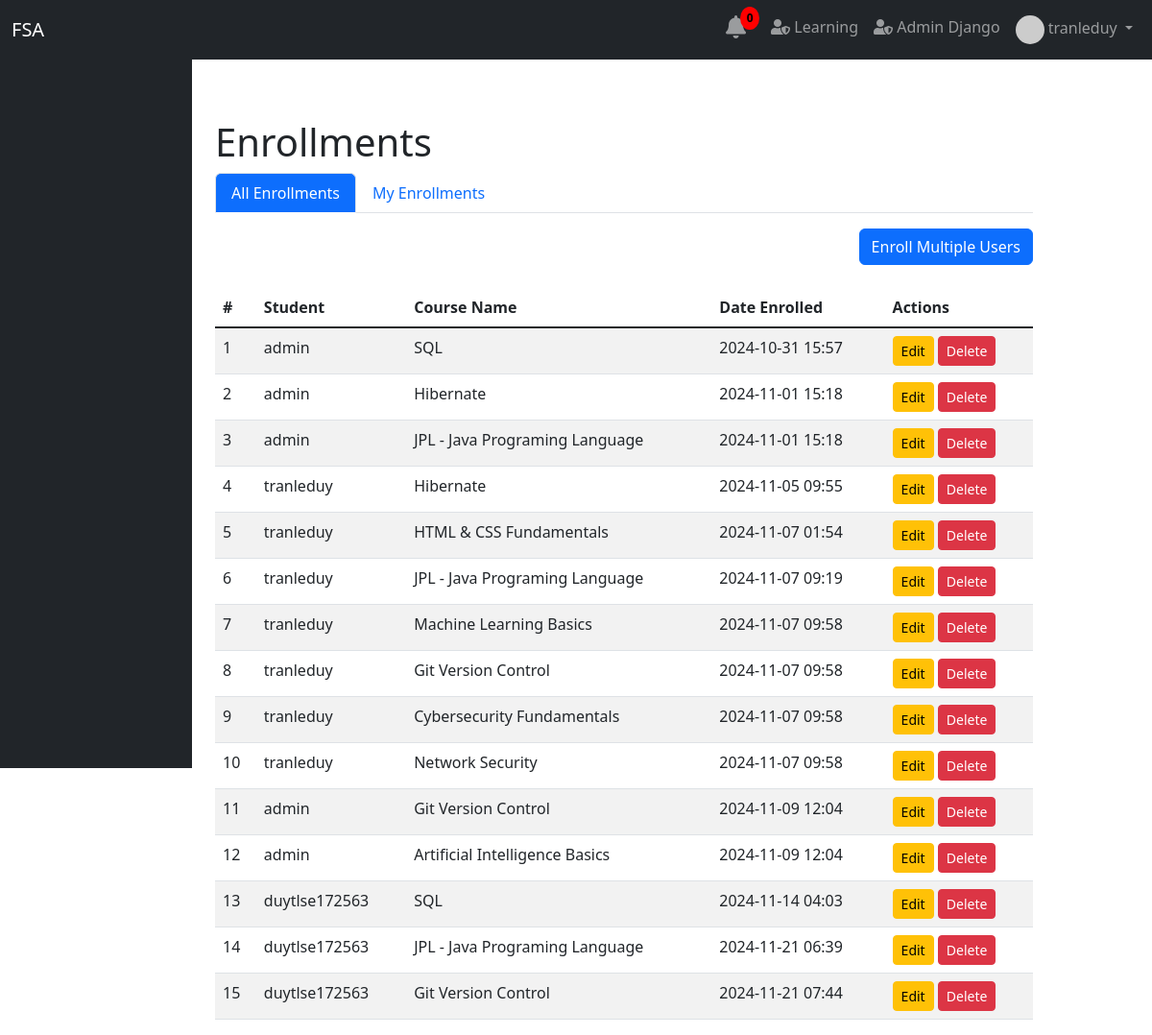
Page /group_enrollment/admin/enrollments/ (signed in) on the committed database.
### user/models.py (models this page shows)
class User(AbstractUser):
    date_joined = models.DateTimeField(auto_now_add=True)
    training_programs = models.ManyToManyField(TrainingProgram, blank=True)
    modules = models.ManyToManyField(Module, related_name='assigned_users', blank=True)
    groups = models.ManyToManyField(
        Group,
        blank=True,
        help_text='The groups this user belongs to.',
        verbose_name='groups',
        related_name='custom_user_groups',
    )
    user_permissions = models.ManyToManyField(
        Permission,
        blank=True,
        help_text='Specific permissions for this user.',
        verbose_name='user permissions',
        related_name='custom_user_permissions',
    )

### course/models.py (models this page shows, shortened)
class Enrollment(models.Model):
    student = models.ForeignKey(settings.AUTH_USER_MODEL, on_delete=models.CASCADE, related_name='enrollments')
    course = models.ForeignKey(Course, on_delete=models.CASCADE, related_name='enrollments')
    date_enrolled = models.DateTimeField(auto_now_add=True)
    date_unenrolled = models.DateTimeField(null=True, blank=True)
    is_active = models.BooleanField(default=True)
    class Meta:
        unique_together = ('student', 'course')

class Course(models.Model):
    course_name = models.CharField(max_length=255, unique=True)
    course_code = models.CharField(max_length=20, unique=True, blank=True, null=True)
    description = models.TextField(blank=True, null=True)
    creator = models.ForeignKey(settings.AUTH_USER_MODEL, on_delete=models.SET_NULL, null=True, blank=True, related_name='created_courses')
    instructor = models.ForeignKey(settings.AUTH_USER_MODEL, on_delete=models.SET_NULL, null=True, blank=True, related_name='taught_courses')
    published = models.BooleanField(default=False)
    prerequisites = models.ManyToManyField('self', symmetrical=False, blank=True, related_name='is_prerequisite_for')
    tags = models.ManyToManyField('Tag', blank=True, related_name='courses')
    image = models.ImageField(upload_to='course_images/', null=True, blank=True)
    price = models.FloatField(default=0)  # Thêm giá trị mặc định nếu cần
    discount = models.FloatField(default=0)

### group_enrollment/views.py (the view)
# urls.py: path('admin/enrollments/', views.enrollment_list_admin, name='admin_enrollment_list'),
@user_passes_test(lambda u: u.is_superuser)  # Restrict access to superusers only
def enrollment_list_admin(request):
    enrollments = Enrollment.objects.filter(student=request.user)
    all_enrollments = Enrollment.objects.all()  # Fetch all enrollments for admin view
    return render(request, 'enrollment/admin_enroll_list.html', {
        'enrollments': enrollments,
        'all_enrollments': all_enrollments,
    })

### group_enrollment/templates/enrollment/admin_enroll_list.html (shortened to what this page needs)
{% extends 'base.html' %}
{% block content %}
<link href="https://maxcdn.bootstrapcdn.com/bootstrap/5.1.3/css/bootstrap.min.css" rel="stylesheet">
<div class="container mt-5">
    <h1>Enrollments</h1>
    <ul class="nav nav-tabs" id="enrollmentTabs" role="tablist">
        <li class="nav-item" role="presentation">
            <a class="nav-link active" id="all-enrollments-tab" data-bs-toggle="tab" href="#all-enrollments" role="tab" aria-controls="all-enrollments" aria-selected="false">All Enrollments</a>
        </li>
        <li class="nav-item" role="presentation">
            <a class="nav-link " id="personal-enrollments-tab" data-bs-toggle="tab" href="#personal-enrollments" role="tab" aria-controls="personal-enrollments" aria-selected="true">My Enrollments</a>
        </li>
    </ul>
    <div class="tab-content mt-3" id="enrollmentTabsContent">
        <div class="tab-pane active" id="all-enrollments" role="tabpanel" aria-labelledby="all-enrollments-tab">
            <div class="d-flex justify-content-end mt-3">
                <a href="{% url 'group_enrollment:admin_enroll_users' %}" class="btn btn-primary">Enroll Multiple Users</a>
            </div>
            {% if all_enrollments %}
                <table class="table table-striped mt-4">
                    <thead>
                        <tr>
                            <th>#</th>
                            <th>Student</th>
                            <th>Course Name</th>
                            <th>Date Enrolled</th>
                            <th>Actions</th>
                        </tr>
                    </thead>
                    <tbody>
                        {% for enrollment in all_enrollments %}
                            <tr>
                                <td>{{ forloop.counter }}</td>
                                <td>{{ enrollment.student.username }}</td>
                                <td>{{ enrollment.course.course_name }}</td>
                                <td>{{ enrollment.date_enrolled|date:"Y-m-d H:i" }}</td>
                                <td>
                                    <a href="{% url 'group_enrollment:edit_enrollment' enrollment.id %}" class="btn btn-warning btn-sm">Edit</a>
                                    <form action="{% url 'group_enrollment:delete_enrollment' enrollment.id %}" method="POST" style="display:inline;">
                                        <button type="submit" class="btn btn-danger btn-sm" onclick="return confirm('Are you sure you want to delete this enrollment?');">Delete</button>
                                    </form>
                                </td>
                            </tr>
                        {% endfor %}
                    </tbody>
                </table>
            {% else %}
                <div class="alert alert-info">No enrollments available.</div>
            {% endif %}
        </div>
    </div>
</div>
{% endblock %}

### main/templates/admin_sidebar.html (shortened to what this page needs)
<!DOCTYPE html>
<html lang="en">
<head>
    <link href="https://cdn.jsdelivr.net/npm/bootstrap@5.3.0-alpha1/dist/css/bootstrap.min.css" rel="stylesheet">
    <link rel="stylesheet" href="https://cdnjs.cloudflare.com/ajax/libs/font-awesome/5.15.4/css/all.min.css">
</head>
<body>
    <nav class="navbar navbar-expand-lg navbar-dark bg-dark fixed-top">
        <div class="container-fluid">
            <a class="navbar-brand" href="{% url 'main:home' %}">FSA</a>
            <div class="collapse navbar-collapse" id="navbarNav">
                <ul class="navbar-nav ms-auto">
                    {% if request.user.is_authenticated %}
                        {% include 'notification_bell.html' %}
                        <li class="nav-item">
                            <a class="nav-link" href="{% url 'student_portal:course_list' %}">
                                <i class="fas fa-user-shield"></i> Learning
                            </a>
                        </li>
                        <li class="nav-item">
                            <a class="nav-link" href="{% url 'admin:index' %}" target="_blank">
                                <i class="fas fa-user-shield"></i> Admin Django
                            </a>
                        </li>
                        <li class="nav-item dropdown">
                            <a class="nav-link dropdown-toggle" href="#" id="userDropdown" role="button" data-bs-toggle="dropdown" aria-expanded="false">
                                {% if request.user.profile.profile_picture_url %}
                                    <img src="{{ request.user.profile.profile_picture_url }}" alt="Profile Picture" class="rounded-circle" width="30" height="30">
                                {% endif %}
                                {{ request.user.get_full_name|default:request.user.username }}
                            </a>
                        </li>
                    {% else %}
                        <li class="nav-item"><a class="nav-link" href="{% url 'main:register_email' %}">Register</a></li>
                        <li class="nav-item"><a class="nav-link" href="{% url 'main:login' %}">Login</a></li>
                    {% endif %}
                </ul>
            </div>
        </div>
    </nav>
    <div class="container-fluid">
        <div class="row">
            <nav id="sidebar" class="col-md-3 col-lg-2 bg-dark pt-3 vh-100 d-flex flex-column position-fixed" style="height: 100vh; overflow-y: auto;">
            </nav>
        </div>
    </div>
</body>
</html>

### main/templates/admin_sidebar.html (style rules this page uses)
.nav-link.active { color: #ffffff !important; background-color: #0d6efd !important; }

### rows in the picture
User: user.get_full_name "tranleduy"
Enrollment: student.username "admin", course.course_name "SQL", date_enrolled "2024-10-31 15:57"
Enrollment: student.username "admin", course.course_name "Hibernate", date_enrolled "2024-11-01 15:18"
Enrollment: student.username "admin", course.course_name "JPL - Java Programing Language", date_enrolled "2024-11-01 15:18"
Enrollment: student.username "tranleduy", course.course_name "Hibernate", date_enrolled "2024-11-05 09:55"
Enrollment: student.username "tranleduy", course.course_name "HTML & CSS Fundamentals", date_enrolled "2024-11-07 01:54"
Enrollment: student.username "tranleduy", course.course_name "JPL - Java Programing Language", date_enrolled "2024-11-07 09:19"
Enrollment: student.username "tranleduy", course.course_name "Machine Learning Basics", date_enrolled "2024-11-07 09:58"
Enrollment: student.username "tranleduy", course.course_name "Git Version Control", date_enrolled "2024-11-07 09:58"
Enrollment: student.username "tranleduy", course.course_name "Cybersecurity Fundamentals", date_enrolled "2024-11-07 09:58"
Enrollment: student.username "tranleduy", course.course_name "Network Security", date_enrolled "2024-11-07 09:58"
Enrollment: student.username "admin", course.course_name "Git Version Control", date_enrolled "2024-11-09 12:04"
Enrollment: student.username "admin", course.course_name "Artificial Intelligence Basics", date_enrolled "2024-11-09 12:04"
Enrollment: student.username "duytlse172563", course.course_name "SQL", date_enrolled "2024-11-14 04:03"
Enrollment: student.username "duytlse172563", course.course_name "JPL - Java Programing Language", date_enrolled "2024-11-21 06:39"
Enrollment: student.username "duytlse172563", course.course_name "Git Version Control", date_enrolled "2024-11-21 07:44"
